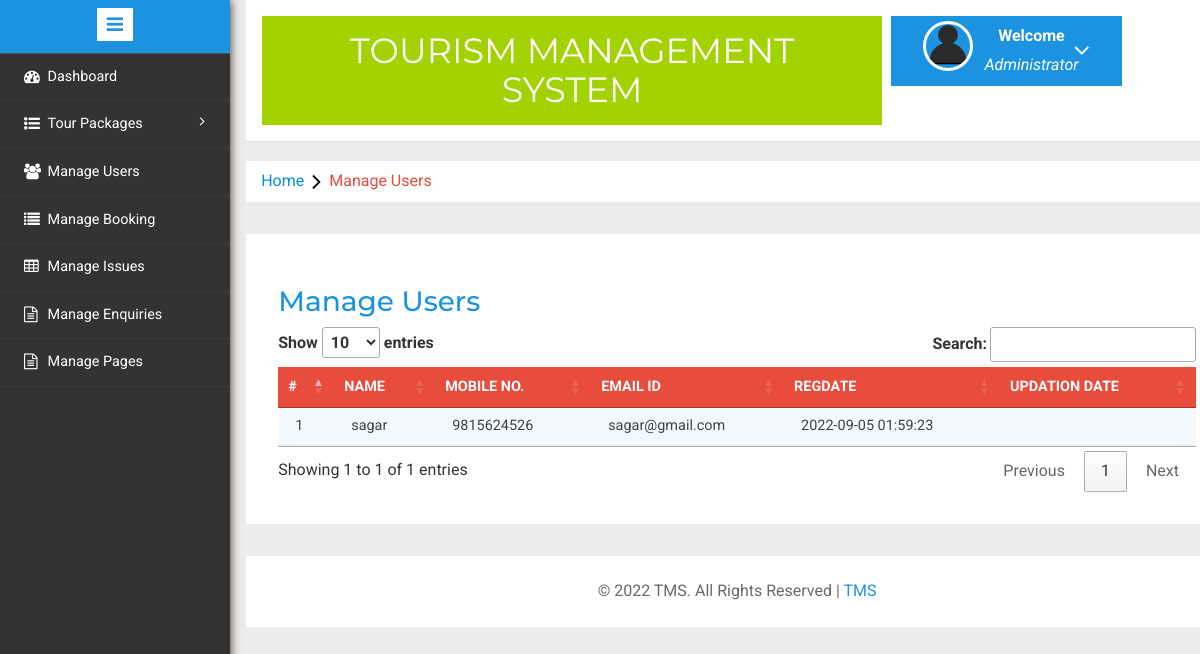
The page /admin/manage-users.php (signed in) on the database its author committed.
### tables this page shows
CREATE TABLE `tblusers` (
  `id` int(11) NOT NULL,
  `FullName` varchar(100) DEFAULT NULL,
  `MobileNumber` char(10) DEFAULT NULL,
  `EmailId` varchar(70) DEFAULT NULL,
  `Password` varchar(100) DEFAULT NULL,
  `RegDate` timestamp NULL DEFAULT current_timestamp(),
  `UpdationDate` timestamp NULL DEFAULT NULL ON UPDATE current_timestamp()
);

### admin/manage-users.php (the view, shortened to what this page needs)
<?php
include('includes/config.php');
if(strlen($_SESSION['alogin'])==0)
	{
header('location:index.php');
}
else{
	?>
<!DOCTYPE HTML>
<html>
<head>
<link href="css/bootstrap.min.css" rel='stylesheet' type='text/css' />
<link href="css/style.css" rel='stylesheet' type='text/css' />
<link rel="stylesheet" href="css/morris.css" type="text/css"/>
<link href="css/font-awesome.css" rel="stylesheet">
<link rel="stylesheet" type="text/css" href="css/table-style.css" />
<link rel="stylesheet" type="text/css" href="css/basictable.css" />
<link rel="stylesheet" type="text/css" href="https://cdn.datatables.net/1.12.1/css/jquery.dataTables.css">
<link rel="stylesheet" href="css/icon-font.min.css" type='text/css' />
</head>
<body>
   <div class="page-container">
<div class="left-content">
	   <div class="mother-grid-inner">
				<?php include('includes/header.php');?>
				</div>
<ol class="breadcrumb">
                <li class="breadcrumb-item"><a href="index.html">Home</a><i class="fa fa-angle-right"></i>Manage Users</li>
            </ol>
<div class="agile-grids">
				<div class="agile-tables">
					<div class="w3l-table-info">
					  <h2>Manage Users</h2>
					    <table id="table">
						<thead>
						  <tr>
						  <th>#</th>
							<th>Name</th>
							<th>Mobile No.</th>
							<th>Email Id</th>
							<th>RegDate </th>
							<th>Updation Date</th>
						  </tr>
						</thead>
						<tbody>
<?php $sql = "SELECT * from tblusers";
$query = $dbh -> prepare($sql);
$query->execute();
$results=$query->fetchAll(PDO::FETCH_OBJ);
$cnt=1;
if($query->rowCount() > 0)
{
foreach($results as $result)
{				?>
						  <tr>
							<td><?php echo htmlentities($cnt);?></td>
							<td><?php echo htmlentities($result->FullName);?></td>
							<td><?php echo htmlentities($result->MobileNumber);?></td>
							<td><?php echo htmlentities($result->EmailId);?></td>
							<td><?php echo htmlentities($result->RegDate);?></td>
							<td><?php echo htmlentities($result->UpdationDate);?></td>
						  </tr>
						 <?php $cnt=$cnt+1;} }?>
						</tbody>
					  </table>
					</div>
			</div>
<?php include('includes/footer.php');?>
</div>
</div>
						<?php include('includes/sidebarmenu.php');?>
							</div>
</body>
</html>
<?php } ?>

### admin/css/table-style.css (style rules this page uses)
table { background: white; border-collapse: collapse; margin: 1.25em 0 0; width: 100%; }
table tr, table th, table td { border: none; border-bottom: 1px solid #e8e8e8; font-size: .95em; }
table th, table td { padding: 10px 12px; text-align: left; }
table th { background: #e74c3c; color: #fff; text-transform: uppercase; }
table tr td { background: #f3faff; color: #424242; }
table { width: 100%; }

### rows shown on the page
tblusers: FullName "sagar", MobileNumber "9815624526", EmailId "sagar@gmail.com", RegDate "2022-09-05 01:59:23"
